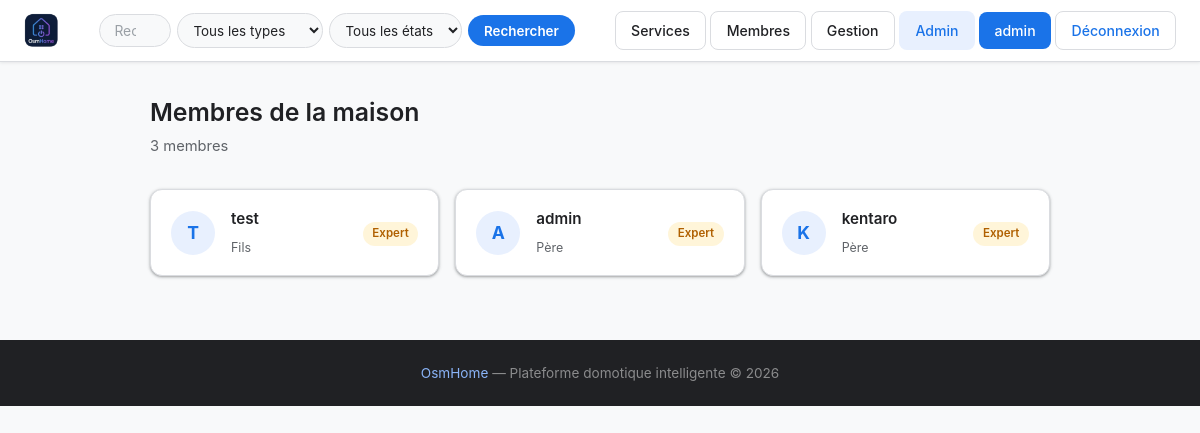
Page /members (signed in) on the committed database.
### tables this page shows
CREATE TABLE users (
            id INTEGER PRIMARY KEY AUTOINCREMENT,
            username TEXT UNIQUE NOT NULL,
            password TEXT NOT NULL,
            lastname TEXT,
            firstname TEXT,
            age INTEGER,
            gender TEXT,
            birthdate TEXT,
            member_type TEXT,
            photo TEXT,
            level TEXT DEFAULT 'debutant',
            points REAL DEFAULT 0,
            email TEXT,
            email_verified INTEGER DEFAULT 0,
            role TEXT DEFAULT 'simple'
        , actions INTEGER DEFAULT 0, verification_token TEXT);

### main.py (the view)
@app.route('/members')
def membres():
    if 'username' not in flask.session:
        return flask.redirect('/login')
    all_members = utils.getAllMembers()
    return flask.render_template('membres.html', user=flask.session.get('username'), members=all_members)

### main.py (called while the page is built)
@app.context_processor
def inject_types():
    try:
        types = utils.getTypes()
    except Exception:
        types = []
    is_admin = False
    user_level = None
    if flask.session.get('username'):
        u = utils.getUser(flask.session['username'])
        is_admin = bool(u and u['role'] == 'admin')
        user_level = u['level'] if u else None
    return {'types': types, 'is_admin': is_admin, 'user_level': user_level}

### utils.py (called while the page is built)
def openDB() -> sqlite3.Connection:
    if 'db' not in flask.g:
        flask.g.db = sqlite3.connect(BASE)
        flask.g.db.row_factory = sqlite3.Row
    return flask.g.db

def closeDB(_ = None):
    db = flask.g.pop("db", None)
    if db is not None:
        db.close()

def getUser(username: str):
    db = openDB()
    return db.execute(
        'SELECT * FROM users WHERE username = ?',
        (username,)
    ).fetchone()

def getTypes() -> list:
    db = openDB()
    rows = db.execute('SELECT DISTINCT type FROM devices ORDER BY type').fetchall()
    return [row['type'] for row in rows]

def getAllMembers() -> list:
    db = openDB()
    return db.execute(
        'SELECT username, age, gender, birthdate, member_type, level, points FROM users ORDER BY member_type, username'
    ).fetchall()

### templates/membres.html (shortened to what this page needs)
{% extends 'base.html' %}
{% block extra_css %}<link rel="stylesheet" href="{{ url_for('static', filename='css/members.css') }}">{% endblock %}
{% block content %}
<div class="members-page">
    <div class="members-header">
        <h2>Membres de la maison</h2>
        <p>{{ members | length }} membre{{ 's' if members | length > 1 }}</p>
    </div>
    <div class="members-grid">
        {% for m in members %}
        <a href="/member/{{ m['username'] }}" class="member-card">
            <div class="member-avatar">{{ m['username'][0] | upper }}</div>
            <div class="member-info">
                <h3 class="member-username">{{ m['username'] }}</h3>
                <span class="member-role">{{ m['member_type'] or '—' }}</span>
            </div>
            <div class="member-level">
                <span class="level-badge level-{{ m['level'] }}">{{ m['level'] | capitalize }}</span>
            </div>
        </a>
        {% endfor %}
    </div>
</div>
{% endblock %}

### static/css/style.css (style rules this page uses)
:root { --bg: #f8f9fa; --surface: #ffffff; --dark: #202124; --dark-2: #1c2131; --primary: #1a73e8; --primary-hover: #1558c0; --primary-light: #e8f0fe; --accent-2: #34a853; --muted: #5f6368; --white: #ffffff; --border: #dadce0; --shadow: 0 1px 2px rgba(60,64,67,.30), 0 1px 3px 1px rgba(60,64,67,.15); --shadow-md: 0 4px 8px rgba(60,64,67,.20), 0 2px 4px rgba(60,64,67,.10); --radius: 8px; --radius-sm: 4px; --radius-lg: 12px; --danger: #ea4335; }
* { margin: 0; padding: 0; box-sizing: border-box; }
html, body { min-height: 100%; }
body { font-family: 'Google Sans', 'Inter', system-ui, -apple-system, BlinkMacSystemFont, 'Segoe UI', Roboto, sans-serif; background: var(--bg); color: var(--dark); line-height: 1.5; }
a { color: inherit; text-decoration: none; }
h1, h2, h3, h4, h5 { color: var(--dark); margin-bottom: 0.5rem; font-weight: 600; }
p { color: var(--muted); margin-bottom: 1rem; }
.level-badge { display: inline-block; padding: 0.22rem 0.6rem; border-radius: 999px; font-size: 0.72rem; font-weight: 600; white-space: nowrap; }
.level-expert { background: rgba(251,188,4,0.15); color: #b06000; }

### static/css/members.css (style rules this page uses)
.members-page { width: min(900px, 92%); margin: 2rem auto 4rem; }
.members-header { margin-bottom: 2rem; }
.members-header h2 { font-size: 1.55rem; color: var(--dark); margin-bottom: 0.25rem; }
.members-header p { color: var(--muted); font-size: 0.92rem; margin: 0; }
.members-grid { display: grid; grid-template-columns: repeat(3, 1fr); gap: 1rem; }
.member-card { display: flex; align-items: center; gap: 1rem; background: var(--surface); border: 1px solid var(--border); border-radius: var(--radius-lg); box-shadow: var(--shadow); padding: 1.1rem 1.25rem; text-decoration: none; color: inherit; transition: box-shadow 0.18s, transform 0.18s; }
.member-avatar { width: 44px; height: 44px; border-radius: 50%; background: var(--primary-light); color: var(--primary); display: flex; align-items: center; justify-content: center; font-size: 1.1rem; font-weight: 700; flex-shrink: 0; }
.member-info { flex: 1; min-width: 0; }
.member-username { font-size: 0.95rem; font-weight: 600; color: var(--dark); margin: 0 0 0.2rem 0; white-space: nowrap; overflow: hidden; text-overflow: ellipsis; }
.member-role { font-size: 0.78rem; color: var(--muted); text-transform: capitalize; }

### rows in the picture
users: username "T", username "test", member_type "Fils", level "Expert"
users: username "A", username "admin", member_type "Père", level "Expert"
users: username "K", username "kentaro", member_type "Père", level "Expert"

### other values in the picture
{{ user }} "admin"
{{ members | length }} "3"
{{ 's' if members | length > 1 }} "s"
